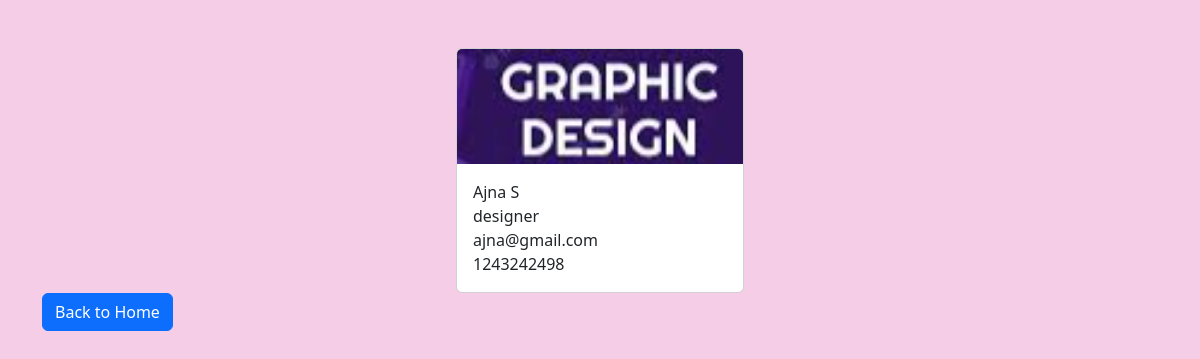
Screenshot of /employees/2/ with the database file from the repository.
### employees/models.py (models this page shows, shortened)
class Employee(models.Model):
    first_name = models.CharField(max_length=100)
    last_name = models.CharField(max_length=100)
    photo = models.ImageField(upload_to='images')
    designation = models.CharField(max_length=100)
    email_address = models.EmailField(max_length=100, unique=True)
    phone_number = models.CharField(max_length=12, blank=True)
    created_at = models.DateTimeField(auto_now_add=True)
    updated_at = models.DateTimeField(auto_now=True)

### employees/views.py (the view)
# urls.py: path('<int:pk>/', views.employee_detail, name='employee_detail'),
def employee_detail(request, pk):
    employee = get_object_or_404(Employee, pk=pk)
    context = {
        'employee': employee
    }
    return render(request, 'employee_detail.html', context)

### studybotproject/templates/employee_detail.html (shortened to what this page needs)
{% load static %}
<!DOCTYPE html>
<html lang="en">
<head>
    <link href="https://cdn.jsdelivr.net/npm/bootstrap@5.3.1/dist/css/bootstrap.min.css" rel="stylesheet">
    <link rel="stylesheet" href="{% static 'css/style.css' %}">
</head>
<body>
 <div class="container pt-5">
    <div class="card mx-auto" style="width: 18rem;">
    <img class="card-img-top" src="{{ employee.photo.url }}" alt="Employee photo">
    <div class="card-body">
        <p class="card-text m-0">{{ employee.first_name }} {{ employee.last_name }}</p>
        <p class="card-test m-0">{{ employee.designation }}</p>
        <p class="card-text m-0"> {{ employee.email_address }}</p>
        <p class="card-text m-0">{{ employee.phone_number }}</p>
            </div>
          </div>
    <a href="{% url 'home' %}" class="btn btn-primary">Back to Home</a>
</body>
</html>

### studybotproject/static/css/style.css (style rules this page uses)
body { background-color: rgb(246, 205, 231); }

### rows the page displays
Employee: photo (picture), first_name "Ajna", last_name "S", designation "designer", email_address "ajna@gmail.com", phone_number "1243242498"
